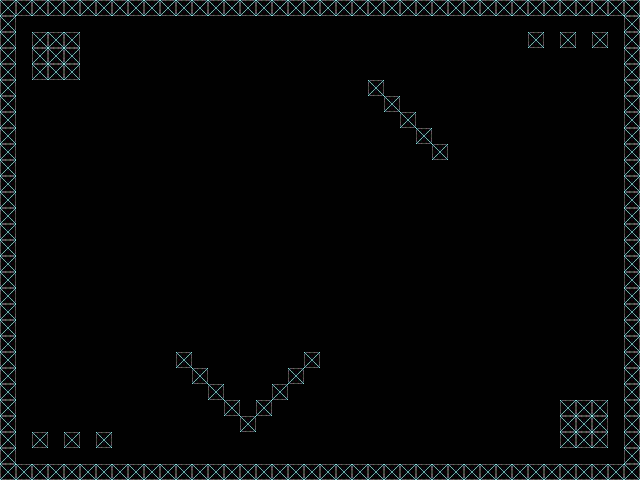

This game map was drawn from its Tiled (.tmx) file and the tilesets committed beside it. A one-line description and the full map source follow:
An orthogonal 40x30 tile map with 16x16 px tiles, 1 tile layer (WALLS) and 3 objects (2x test_enemy, player).

<map version="1.8" tiledversion="1.8.2" orientation="orthogonal" renderorder="right-down" width="40" height="30" tilewidth="16" tileheight="16" infinite="0" nextlayerid="3" nextobjectid="4">
 <tileset firstgid="1" source="map_tiles.tsx" />
 <layer id="1" name="WALLS" width="40" height="30">
  <data encoding="csv">
2,2,2,2,2,2,2,2,2,2,2,2,2,2,2,2,2,2,2,2,2,2,2,2,2,2,2,2,2,2,2,2,2,2,2,2,2,2,2,2,
2,0,0,0,0,0,0,0,0,0,0,0,0,0,0,0,0,0,0,0,0,0,0,0,0,0,0,0,0,0,0,0,0,0,0,0,0,0,0,2,
2,0,2,2,2,0,0,0,0,0,0,0,0,0,0,0,0,0,0,0,0,0,0,0,0,0,0,0,0,0,0,0,0,2,0,2,0,2,0,2,
2,0,2,2,2,0,0,0,0,0,0,0,0,0,0,0,0,0,0,0,0,0,0,0,0,0,0,0,0,0,0,0,0,0,0,0,0,0,0,2,
2,0,2,2,2,0,0,0,0,0,0,0,0,0,0,0,0,0,0,0,0,0,0,0,0,0,0,0,0,0,0,0,0,0,0,0,0,0,0,2,
2,0,0,0,0,0,0,0,0,0,0,0,0,0,0,0,0,0,0,0,0,0,0,2,0,0,0,0,0,0,0,0,0,0,0,0,0,0,0,2,
2,0,0,0,0,0,0,0,0,0,0,0,0,0,0,0,0,0,0,0,0,0,0,0,2,0,0,0,0,0,0,0,0,0,0,0,0,0,0,2,
2,0,0,0,0,0,0,0,0,0,0,0,0,0,0,0,0,0,0,0,0,0,0,0,0,2,0,0,0,0,0,0,0,0,0,0,0,0,0,2,
2,0,0,0,0,0,0,0,0,0,0,0,0,0,0,0,0,0,0,0,0,0,0,0,0,0,2,0,0,0,0,0,0,0,0,0,0,0,0,2,
2,0,0,0,0,0,0,0,0,0,0,0,0,0,0,0,0,0,0,0,0,0,0,0,0,0,0,2,0,0,0,0,0,0,0,0,0,0,0,2,
2,0,0,0,0,0,0,0,0,0,0,0,0,0,0,0,0,0,0,0,0,0,0,0,0,0,0,0,0,0,0,0,0,0,0,0,0,0,0,2,
2,0,0,0,0,0,0,0,0,0,0,0,0,0,0,0,0,0,0,0,0,0,0,0,0,0,0,0,0,0,0,0,0,0,0,0,0,0,0,2,
2,0,0,0,0,0,0,0,0,0,0,0,0,0,0,0,0,0,0,0,0,0,0,0,0,0,0,0,0,0,0,0,0,0,0,0,0,0,0,2,
2,0,0,0,0,0,0,0,0,0,0,0,0,0,0,0,0,0,0,0,0,0,0,0,0,0,0,0,0,0,0,0,0,0,0,0,0,0,0,2,
2,0,0,0,0,0,0,0,0,0,0,0,0,0,0,0,0,0,0,0,0,0,0,0,0,0,0,0,0,0,0,0,0,0,0,0,0,0,0,2,
2,0,0,0,0,0,0,0,0,0,0,0,0,0,0,0,0,0,0,0,0,0,0,0,0,0,0,0,0,0,0,0,0,0,0,0,0,0,0,2,
2,0,0,0,0,0,0,0,0,0,0,0,0,0,0,0,0,0,0,0,0,0,0,0,0,0,0,0,0,0,0,0,0,0,0,0,0,0,0,2,
2,0,0,0,0,0,0,0,0,0,0,0,0,0,0,0,0,0,0,0,0,0,0,0,0,0,0,0,0,0,0,0,0,0,0,0,0,0,0,2,
2,0,0,0,0,0,0,0,0,0,0,0,0,0,0,0,0,0,0,0,0,0,0,0,0,0,0,0,0,0,0,0,0,0,0,0,0,0,0,2,
2,0,0,0,0,0,0,0,0,0,0,0,0,0,0,0,0,0,0,0,0,0,0,0,0,0,0,0,0,0,0,0,0,0,0,0,0,0,0,2,
2,0,0,0,0,0,0,0,0,0,0,0,0,0,0,0,0,0,0,0,0,0,0,0,0,0,0,0,0,0,0,0,0,0,0,0,0,0,0,2,
2,0,0,0,0,0,0,0,0,0,0,0,0,0,0,0,0,0,0,0,0,0,0,0,0,0,0,0,0,0,0,0,0,0,0,0,0,0,0,2,
2,0,0,0,0,0,0,0,0,0,0,2,0,0,0,0,0,0,0,2,0,0,0,0,0,0,0,0,0,0,0,0,0,0,0,0,0,0,0,2,
2,0,0,0,0,0,0,0,0,0,0,0,2,0,0,0,0,0,2,0,0,0,0,0,0,0,0,0,0,0,0,0,0,0,0,0,0,0,0,2,
2,0,0,0,0,0,0,0,0,0,0,0,0,2,0,0,0,2,0,0,0,0,0,0,0,0,0,0,0,0,0,0,0,0,0,0,0,0,0,2,
2,0,0,0,0,0,0,0,0,0,0,0,0,0,2,0,2,0,0,0,0,0,0,0,0,0,0,0,0,0,0,0,0,0,0,2,2,2,0,2,
2,0,0,0,0,0,0,0,0,0,0,0,0,0,0,2,0,0,0,0,0,0,0,0,0,0,0,0,0,0,0,0,0,0,0,2,2,2,0,2,
2,0,2,0,2,0,2,0,0,0,0,0,0,0,0,0,0,0,0,0,0,0,0,0,0,0,0,0,0,0,0,0,0,0,0,2,2,2,0,2,
2,0,0,0,0,0,0,0,0,0,0,0,0,0,0,0,0,0,0,0,0,0,0,0,0,0,0,0,0,0,0,0,0,0,0,0,0,0,0,2,
2,2,2,2,2,2,2,2,2,2,2,2,2,2,2,2,2,2,2,2,2,2,2,2,2,2,2,2,2,2,2,2,2,2,2,2,2,2,2,2
</data>
 </layer>
 <objectgroup id="2" name="OBJ">
  <object id="1" type="test_enemy" x="208" y="160" width="16" height="16" />
  <object id="2" name="player" type="player" x="240" y="304" width="16" height="16" />
  <object id="3" type="test_enemy" x="560" y="80" width="16" height="16" />
 </objectgroup>
</map>